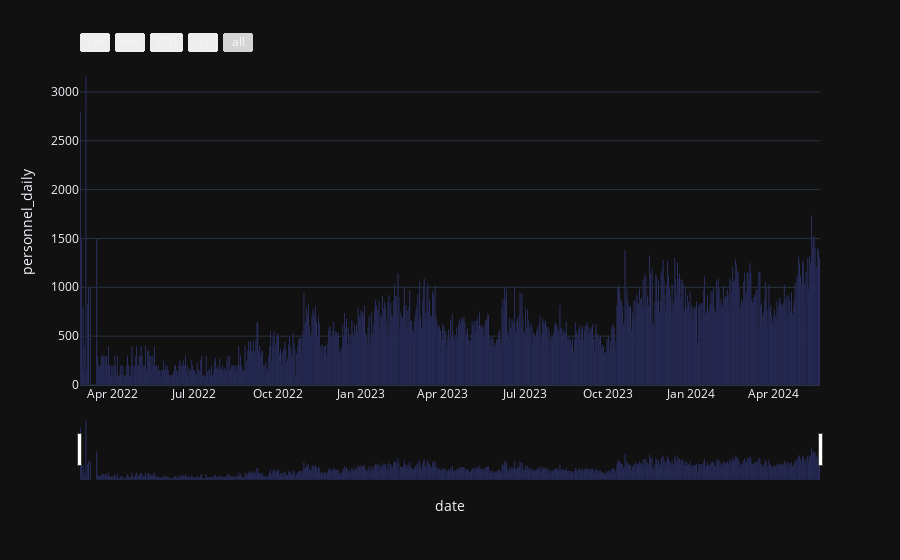

Notebook code for this chart:
### Code cell
fig= line_plot(df_personnel,'personnel_daily',slider=True)
fig.show()

### Figure 1 — Plotly figure (JSON) as saved in the notebook; plotly's stock layout.template omitted (floating-point values rounded to 4 significant figures; data arrays with more than 128 entries replaced by an {"elided": "..."} marker saying what was removed)
{"data": [{"alignmentgroup": "True", "hovertemplate": "date=%{x}<br>personnel_daily=%{y}<extra></extra>", "legendgroup": "", "marker": {"color": "#636efa", "pattern": {"shape": ""}}, "name": "", "offsetgroup": "", "orientation": "v", "showlegend": false, "textposition": "auto", "x": {"elided": "818 str values"}, "xaxis": "x", "y": {"elided": "818 float values"}, "yaxis": "y", "type": "bar"}], "layout": {"xaxis": {"anchor": "y", "domain": [0.0, 1.0], "title": {"text": "date"}, "rangeslider": {"autorange": true}, "rangeselector": {"visible": true, "buttons": [{"count": 1, "label": "1m", "step": "month", "stepmode": "backward"}, {"count": 6, "label": "6m", "step": "month", "stepmode": "backward"}, {"count": 1, "label": "YTD", "step": "year", "stepmode": "todate"}, {"count": 1, "label": "1y", "step": "year", "stepmode": "backward"}, {"step": "all"}]}}, "yaxis": {"anchor": "x", "domain": [0.0, 1.0], "title": {"text": "personnel_daily"}}, "legend": {"tracegroupgap": 0}, "margin": {"t": 60}, "barmode": "relative"}}
